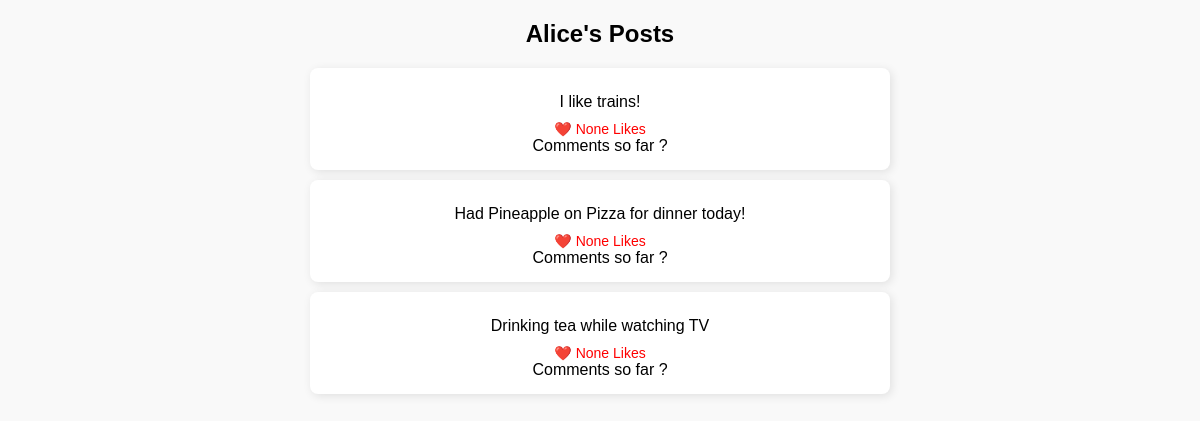
/user/Alice/, run on the app's committed database.
### tables this page shows
CREATE TABLE posts (
                                post_id INTEGER PRIMARY KEY AUTOINCREMENT,
                                user_id NOT NULL,
                                content TEXT,
                                likes INT,
                                created_at TIMESTAMP DEFAULT CURRENT_TIMESTAMP,
                                FOREIGN KEY (user_id) REFERENCES users (user_id)
                            );

### app.py (the view)
@app.route("/user/<string:username>/")
def user_page(username):
    conn = sqlite3.connect("database.db")
    cursor = conn.cursor()
    cursor.execute("""
        SELECT posts.content, posts.likes
        FROM posts
        JOIN users ON posts.user_id = users.user_id
        WHERE users.username = ?;
    """, (username,))
    user_posts = cursor.fetchall()
    conn.close()
    return render_template('user_page.html', username=username, user_posts=user_posts)

### templates/user_page.html (shortened to what this page needs)
<!DOCTYPE html>
<html>
<head>
</head>
<body>
    <div class="profile-container">
        <h2>{{ username }}'s Posts</h2>
        {% for post in user_posts %}
            <div class="post">
                <div class="content">{{ post[0] }}</div>
                <div class="likes">❤️ {{ post[1] }} Likes</div>
                <div class="comment">Comments so far ?</div>
            </div>
        {% endfor %}
    </div>
</body>
</html>

### templates/user_page.html (style rules this page uses)
body { font-family: Arial, sans-serif; background-color: #f9f9f9; margin: 20px; }
.profile-container { width: 50%; margin: 0 auto; text-align: center; }
.post { background: white; padding: 15px; margin-bottom: 10px; border-radius: 8px; box-shadow: 2px 2px 10px rgba(0, 0, 0, 0.1); }
.content { margin: 10px 0; }
.likes { color: red; font-size: 14px; }

### data on the page
posts: content "I like trains!", post "None"
posts: content "Had Pineapple on Pizza for dinner today!", post "None"
posts: content "Drinking tea while watching TV", post "None"

### other printed values
{{ username }} "Alice"
